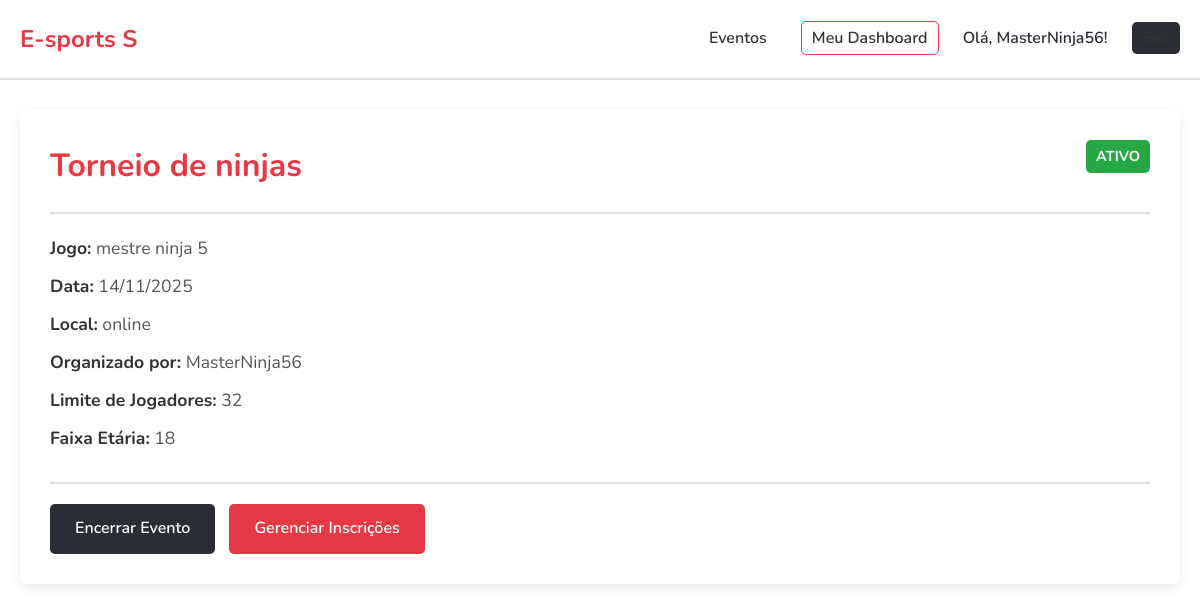
/evento/detalhe/1 (signed in), run on an earlier commit of the app's database.
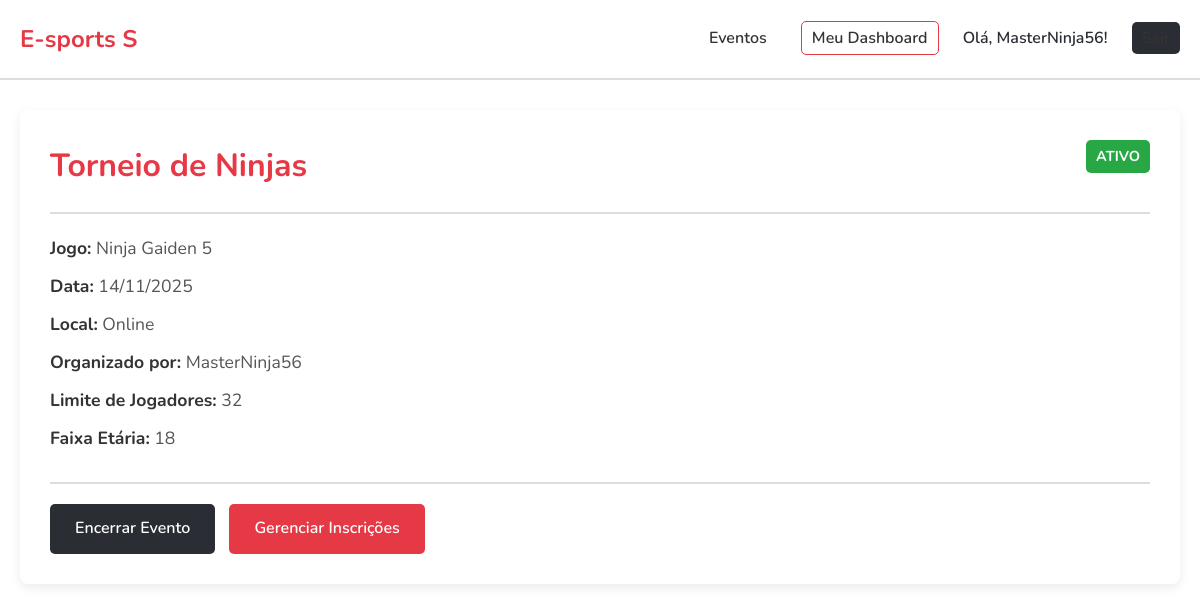
And on a later commit of the database.
### app_build/models.py (models this page shows)
class Evento(db.Model):
    id = db.Column(db.Integer, primary_key=True)
    nome = db.Column(db.String(100), nullable=False)
    jogo = db.Column(db.String(100))
    data = db.Column(db.Date, nullable=True)
    limite_jogadores = db.Column(db.Integer)
    faixa_etaria = db.Column(db.String(50))
    local = db.Column(db.String(100))
    status = db.Column(db.String(50), nullable=False, default='Ativo')
    organizador_id = db.Column(db.Integer, db.ForeignKey('organizador.id'), nullable=False)
    organizador = db.relationship('Organizador', backref=db.backref('eventos', lazy=True))

### app_build/app.py (the view)
@app.route('/evento/detalhe/<int:id>')
@login_required
def evento_detalhe(id):
    evento = Evento.query.get_or_404(id)
    is_inscrito = False # Começa como falso
    if session.get('user_type') == 'jogador':
        jogador_id = session.get('user_id')
        inscricao = Inscricao.query.filter_by(jogador_id=jogador_id, evento_id=evento.id).first()
        if inscricao:
            is_inscrito = True # Se achou, marca como verdadeiro
    return render_template(
        'evento_detalhe.html',
        evento=evento,
        user_session=session,
        is_inscrito=is_inscrito # Passa a informação (True/False) para o template
    )

### app_build/app.py (called while the page is built)
def login_required(f):
    @wraps(f)
    def decorated_function(*args, **kwargs):
        if 'user_id' not in session:
            flash("Você precisa estar logado para acessar esta página.", "error")
            return redirect(url_for('login'))
        return f(*args, **kwargs)
    return decorated_function

### app_build/templates/evento_detalhe.html (shortened to what this page needs)
{% extends 'base.html' %}
{% block content %}
    <div class="detalhe-evento-wrapper">
        <div class="detalhe-header">
            <h1>{{ evento.nome }}</h1>
            <span class="evento-status status-{{ evento.status.lower() }}">{{ evento.status }}</span>
        </div>
        <div class="detalhe-body">
            <p><strong>Jogo:</strong> {{ evento.jogo }}</p>
            <p><strong>Data:</strong> {{ evento.data.strftime('%d/%m/%Y') }}</p>
            <p><strong>Local:</strong> {{ evento.local }}</p>
            <p><strong>Organizado por:</strong> {{ evento.organizador.nome }}</p>
            <p><strong>Limite de Jogadores:</strong> {{ evento.limite_jogadores }}</p>
            <p><strong>Faixa Etária:</strong> {{ evento.faixa_etaria }}</p>
        </div>
        <div class="detalhe-actions">
            {% if user_session.user_type == 'organizador' and user_session.user_id == evento.organizador_id %}
                {% if evento.status == 'Ativo' %}
                    <a href="{{ url_for('encerrar_evento', id=evento.id) }}" class="btn btn-encerrar">Encerrar Evento</a>
                    <a href="#" class="btn btn-primary">Gerenciar Inscrições</a>
                {% else %}
                    <p class="evento-finalizado-msg">Este evento já foi finalizado.</p>
                {% endif %}
            {% elif user_session.user_type == 'organizador' %}
                 <p>Você está vendo este evento como um Organizador (você não é o dono).</p>
            {% endif %}
        </div>
    </div>
{% endblock %}

What changed in the data, as far as the page shows it:
changed Evento "ATIVO": nome "Torneio de ninjas" → "Torneio de Ninjas"; jogo "mestre ninja 5" → "Ninja Gaiden 5"; local "online" → "Online"
